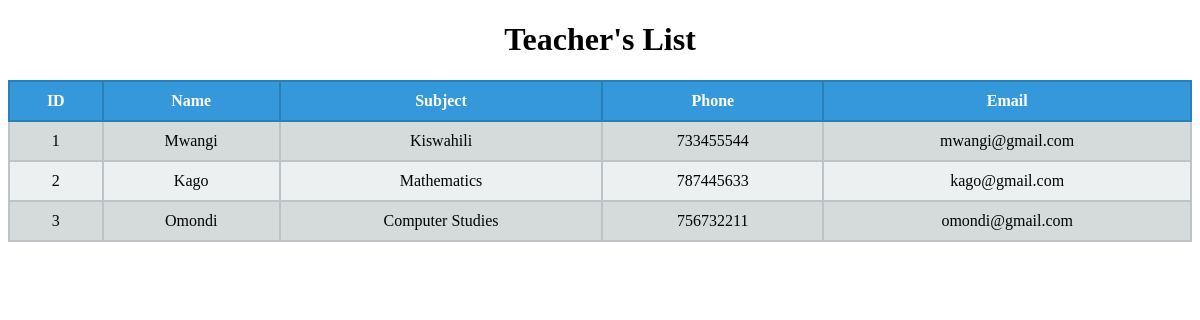
Screenshot of /teachers/ with the database file from the repository.
### Students/models.py (models this page shows, shortened)
class Teacher(models.Model):
    name = models.CharField(max_length=20)
    subject = models.CharField(max_length=20)
    phone = models.IntegerField()
    email = models.EmailField(blank=False)

### Students/views.py (the view)
# urls.py: path('teachers/', views.teachers),
def teachers(request):
    teacher = Teacher.objects.all()
    return render(request, 'teachers.html', {"teachers": teacher})

### Students/templates/teachers.html (shortened to what this page needs)
{% load static %}
<!DOCTYPE html>
<html lang="en">
<head>
    <link rel="stylesheet" href="{% static 'style1.css' %}">
</head>
<body>
<h1>Teacher's List</h1>
<table>
  <tr>
    <th>ID</th>
    <th>Name</th>
    <th>Subject</th>
    <th>Phone</th>
    <th>Email</th>
  </tr>
    {% for y in teachers %}
  <tr>
  <td>{{ y.id }}</td>
   <td>{{ y.name }}</td>
   <td>{{ y.subject }}</td>
   <td>{{ y.phone }}</td>
   <td>{{ y.email }}</td>
  </tr>
    {% endfor %}
</table>
</body>
</html>

### Students/static/style1.css (style rules this page uses)
h1 { text-align: center; }
table { border-collapse: collapse; width: 100%; }
th { background-color: #3498db; color: white; padding: 10px; text-align: center; border: 2px solid #2980b9; }
td { background-color: #ecf0f1; padding: 10px; text-align: center; border: 2px solid #bdc3c7; }
tr:nth-child(even) td { background-color: #d5dbdb; }

### rows the page displays
Teacher: id "1", name "Mwangi", subject "Kiswahili", phone "733455544", email "mwangi@gmail.com"
Teacher: id "2", name "Kago", subject "Mathematics", phone "787445633", email "kago@gmail.com"
Teacher: id "3", name "Omondi", subject "Computer Studies", phone "756732211", email "omondi@gmail.com"
